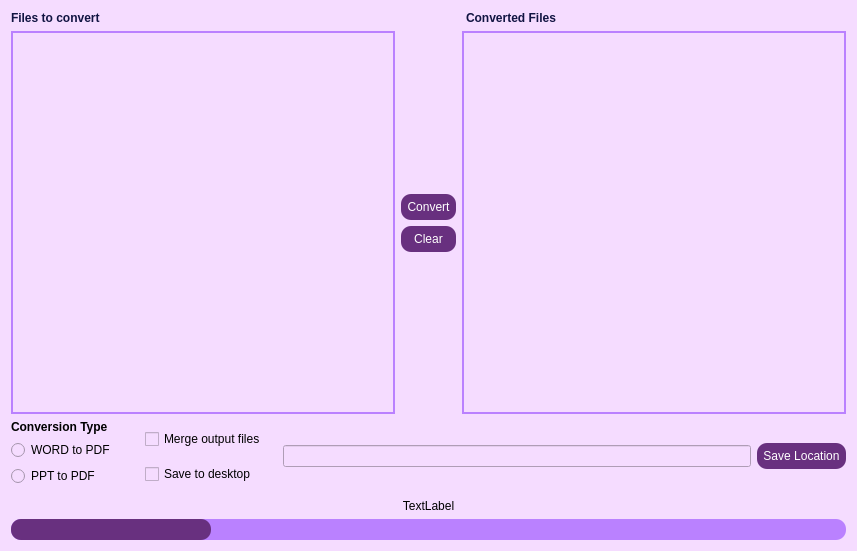
<?xml version="1.0" encoding="UTF-8"?>
<ui version="4.0">
 <class>Form</class>
 <widget class="QWidget" name="Form">
  <property name="geometry">
   <rect>
    <x>0</x>
    <y>0</y>
    <width>857</width>
    <height>551</height>
   </rect>
  </property>
  <property name="windowTitle">
   <string>Form</string>
  </property>
  <property name="styleSheet">
   <string notr="true">background-color: rgb(245, 220, 255);</string>
  </property>
  <layout class="QGridLayout" name="gridLayout">
   <item row="1" column="0">
    <layout class="QVBoxLayout" name="verticalLayout_3">
     <item>
      <layout class="QHBoxLayout" name="horizontalLayout">
       <item>
        <widget class="QListWidget" name="inputList">
         <property name="styleSheet">
          <string notr="true">QListWidget{
	border: 2px solid rgb(186, 129, 255);
}
</string>
         </property>
        </widget>
       </item>
       <item>
        <layout class="QVBoxLayout" name="verticalLayout">
         <item>
          <spacer name="verticalSpacer">
           <property name="orientation">
            <enum>Qt::Vertical</enum>
           </property>
           <property name="sizeHint" stdset="0">
            <size>
             <width>20</width>
             <height>40</height>
            </size>
           </property>
          </spacer>
         </item>
         <item>
          <widget class="QPushButton" name="pushButton">
           <property name="font">
            <font>
             <pointsize>9</pointsize>
            </font>
           </property>
           <property name="styleSheet">
            <string notr="true">QPushButton{
	background-color: rgb(104, 48, 127);
	color: white;
	border-radius:10px;
	padding:6px
}

QPushButton#pushButton:hover {
	background-color: rgb(177, 82, 217);
	color: white
}</string>
           </property>
           <property name="text">
            <string>Convert</string>
           </property>
          </widget>
         </item>
         <item>
          <widget class="QPushButton" name="clearAllBtn">
           <property name="font">
            <font>
             <pointsize>9</pointsize>
            </font>
           </property>
           <property name="styleSheet">
            <string notr="true">QPushButton{
	background-color: rgb(104, 48, 127);
	color: white;
	border-radius:10px;
	padding:6px
}

QPushButton#pushButton:hover {
	background-color: rgb(177, 82, 217);
	color: white
}
</string>
           </property>
           <property name="text">
            <string>Clear</string>
           </property>
          </widget>
         </item>
         <item>
          <spacer name="verticalSpacer_2">
           <property name="orientation">
            <enum>Qt::Vertical</enum>
           </property>
           <property name="sizeHint" stdset="0">
            <size>
             <width>20</width>
             <height>40</height>
            </size>
           </property>
          </spacer>
         </item>
        </layout>
       </item>
       <item>
        <widget class="QListWidget" name="outputList">
         <property name="styleSheet">
          <string notr="true">QListWidget{
	border: 2px solid rgb(186, 129, 255);
}
</string>
         </property>
        </widget>
       </item>
      </layout>
     </item>
    </layout>
   </item>
   <item row="3" column="0">
    <widget class="QLabel" name="statusLabel">
     <property name="text">
      <string>TextLabel</string>
     </property>
     <property name="alignment">
      <set>Qt::AlignCenter</set>
     </property>
    </widget>
   </item>
   <item row="2" column="0">
    <layout class="QHBoxLayout" name="horizontalLayout_4">
     <item>
      <layout class="QVBoxLayout" name="verticalLayout_6">
       <property name="rightMargin">
        <number>13</number>
       </property>
       <property name="bottomMargin">
        <number>7</number>
       </property>
       <item>
        <widget class="QLabel" name="label_3">
         <property name="font">
          <font>
           <weight>75</weight>
           <bold>true</bold>
          </font>
         </property>
         <property name="text">
          <string>Conversion Type</string>
         </property>
        </widget>
       </item>
       <item>
        <widget class="QRadioButton" name="WORDtoPDF">
         <property name="text">
          <string>WORD to PDF</string>
         </property>
        </widget>
       </item>
       <item>
        <widget class="QRadioButton" name="PPTtoPDF">
         <property name="text">
          <string>PPT to PDF</string>
         </property>
        </widget>
       </item>
      </layout>
     </item>
     <item>
      <layout class="QVBoxLayout" name="verticalLayout_2">
       <property name="leftMargin">
        <number>11</number>
       </property>
       <property name="rightMargin">
        <number>11</number>
       </property>
       <item>
        <widget class="QCheckBox" name="mergeCB">
         <property name="styleSheet">
          <string notr="true">QCheckBox{

}
</string>
         </property>
         <property name="text">
          <string>Merge output files</string>
         </property>
        </widget>
       </item>
       <item>
        <widget class="QCheckBox" name="saveDesktopCB">
         <property name="text">
          <string>Save to desktop</string>
         </property>
        </widget>
       </item>
      </layout>
     </item>
     <item>
      <layout class="QHBoxLayout" name="horizontalLayout_2">
       <item>
        <widget class="QLineEdit" name="saveFolderEdit">
         <property name="minimumSize">
          <size>
           <width>0</width>
           <height>0</height>
          </size>
         </property>
        </widget>
       </item>
       <item>
        <widget class="QPushButton" name="pushButton_2">
         <property name="font">
          <font>
           <pointsize>9</pointsize>
          </font>
         </property>
         <property name="styleSheet">
          <string notr="true">QPushButton{
	background-color: rgb(104, 48, 127);
	color: white;
	border-radius:10px;
	padding:6px
}

QPushButton#pushButton:hover {
	background-color: rgb(177, 82, 217);
	color: white
}</string>
         </property>
         <property name="text">
          <string>Save Location</string>
         </property>
        </widget>
       </item>
      </layout>
     </item>
    </layout>
   </item>
   <item row="4" column="0">
    <widget class="QProgressBar" name="progressBar">
     <property name="font">
      <font>
       <family>Segoe UI</family>
       <pointsize>8</pointsize>
       <weight>50</weight>
       <italic>false</italic>
       <bold>false</bold>
       <strikeout>false</strikeout>
       <kerning>true</kerning>
      </font>
     </property>
     <property name="styleSheet">
      <string notr="true">QProgressBar
{
	background-color: rgb(186, 129, 255);
	border: solid grey;
	border-radius: 10px;
	color: white;
	font: 8pt &quot;Segoe UI&quot;;
	text-align: center
}

QProgressBar::chunk 
{
	background-color: rgb(104, 48, 127);
	border-radius :10px;
}      </string>
     </property>
     <property name="value">
      <number>24</number>
     </property>
     <property name="textVisible">
      <bool>false</bool>
     </property>
    </widget>
   </item>
   <item row="0" column="0">
    <layout class="QHBoxLayout" name="horizontalLayout_3">
     <item>
      <widget class="QLabel" name="label">
       <property name="font">
        <font>
         <family>Segoe UI</family>
         <pointsize>9</pointsize>
         <weight>75</weight>
         <bold>true</bold>
        </font>
       </property>
       <property name="styleSheet">
        <string notr="true">color: rgb(17, 20, 66);</string>
       </property>
       <property name="text">
        <string>Files to convert</string>
       </property>
       <property name="textFormat">
        <enum>Qt::AutoText</enum>
       </property>
      </widget>
     </item>
     <item>
      <widget class="QLabel" name="label_2">
       <property name="font">
        <font>
         <family>Segoe UI</family>
         <pointsize>9</pointsize>
         <weight>75</weight>
         <bold>true</bold>
        </font>
       </property>
       <property name="styleSheet">
        <string notr="true">color: rgb(17, 20, 66);</string>
       </property>
       <property name="text">
        <string>Converted Files</string>
       </property>
       <property name="textFormat">
        <enum>Qt::AutoText</enum>
       </property>
       <property name="alignment">
        <set>Qt::AlignLeading|Qt::AlignLeft|Qt::AlignVCenter</set>
       </property>
       <property name="margin">
        <number>0</number>
       </property>
       <property name="indent">
        <number>34</number>
       </property>
      </widget>
     </item>
    </layout>
   </item>
  </layout>
 </widget>
 <resources/>
 <connections/>
</ui>
